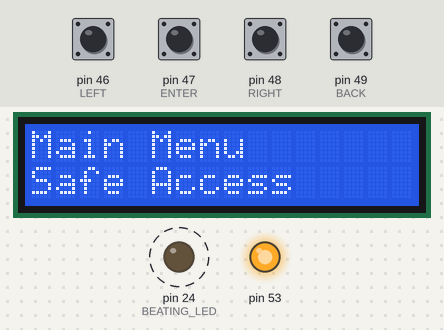
Recording of a sketch running on a simulated Arduino Mega 2560, built with avr-gcc and run on an emulated ATmega2560. Parts: 16×2 character LCD, output pins drawn as LEDs (lit = HIGH). Dashed ring = blinking. The test bench sets the inputs (shaded band); at power-on: pin 46 (LEFT), pin 47 (ENTER), pin 48 (RIGHT), pin 49 (BACK) HIGH. Storage starts empty; what the sketch prints to the serial monitor is not drawn.

Above: at 2.3 s.
2.4 s: pin 46 (LEFT) pulled LOW for 0.15 s
At 3.6 s:
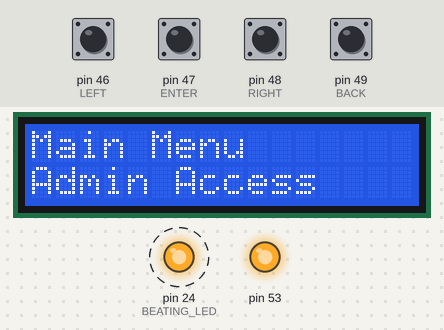
5.5 s: pin 47 (ENTER) pulled LOW for 0.15 s
At 7.9 s:
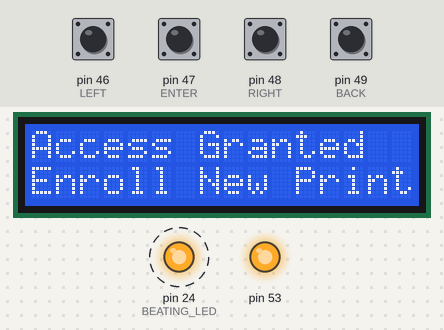
8.6 s: pin 48 (RIGHT) pulled LOW for 0.15 s
At 9.9 s:
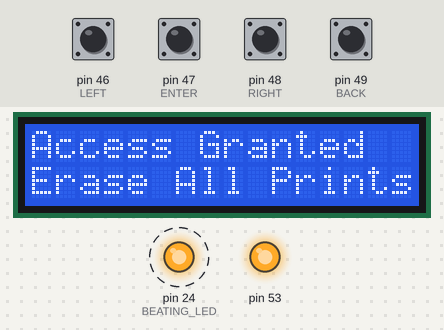
11.7 s: pin 47 (ENTER) pulled LOW for 1 s
At 12.7 s:
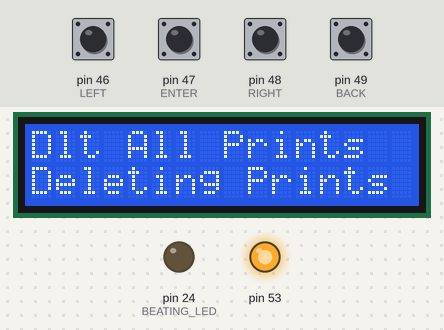
15.7 s: pin 47 (ENTER) pulled LOW for 1 s
At 19.0 s:
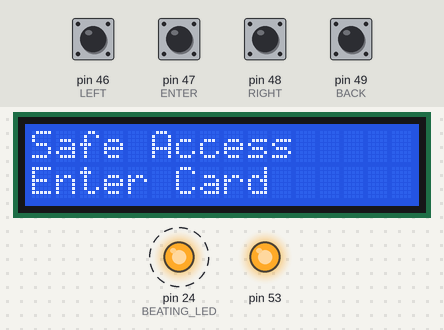
19.7 s: pin 49 (BACK) pulled LOW for 0.15 s
Timing chart, 0 to 22.3 s (numbered marks = the images above; inputs shaded):
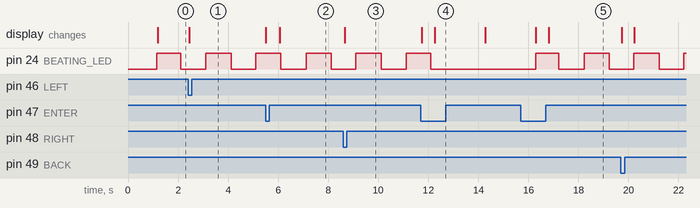

Measured:
- after the input at 2.4 s, the display: changes at once (image 1)
- after the input at 5.5 s, the display: first changes at once (image 2 shows a later state)
- after the input at 8.6 s, the display: changes after 0.06 s (image 3)
- after the input at 11.7 s, pin 24 (BEATING_LED): goes on until 12.1 s, then stays LOW; the display: first changes at once (image 4 shows a later state)

The sketch:

CajaFuerte_1.03.ino
```cpp
/**************************************
  Programmer: Aldrick
  Description: Arduino base Safe project using the Have/Are Authentication

                 Wiring
       Component        Arduino

 **************************************/


/**************************************
 Includes      Explanation
 **************************************/

#include <TimerOne.h> // For Software interrLEFTts
#include <SD.h> // SD Card Library
#include <SPI.h> // SPI Communication
#include <MFRC522.h> // RFID Card
#include <Wire.h>
#include <LiquidCrystal_I2C.h>
#include <DS3231.h>
DS3231 rtc(SDA, SCL);


LiquidCrystal_I2C lcd(0x27,16,2);

unsigned int volatile beat = 10; // 1s
unsigned int volatile buttonDebounceTimer = 5; // 500ms
unsigned int volatile cardScanningTimer = 50; // 5s

//Beating LED
#define BEATING_LED 24

File Files;
char cardBuf[70];
char cards[5][11];
String Card0 = "";
String Card1 = "";
String Card2 = "";
String Card3 = "";
String Card4 = "";
String sCards[5];

int hLocation = 1;
int menu = 0;
int vLocation = 0;
bool cleared = false;

int successfulRead = 0;
String enteredCard = "";
int resetCardTimer = 0;

// Chip Selects for SPI Slaves
#define CS_RFID     22
#define RST_PIN     23
#define CS_SD_CARD  25
MFRC522 mfrc522(CS_RFID, RST_PIN);

// Navigation buttons
#define LEFT    46
#define RIGHT   48
#define BACK    49
#define ENTER   47

// Pages Number per Menu
#define PAGES_MAIN_MENU         3
#define PAGES_SAFE_ACCESS       2
#define PAGES_ADMIN_ACCESS      2
#define PAGES_VALID_PRINT       4
#define PAGES_ENROLL_PRINT      7
#define PAGES_DELETE_PRINT      3
#define PAGES_DELETE_ALL        3
#define LOWEST_PAGE             1

struct LCD {
  String Main[PAGES_MAIN_MENU]            = {"Main Menu",               //  Title
                                      "Safe Access","Admin Access"};    //  Options

  String Safe_Access[PAGES_SAFE_ACCESS]   = {"Safe Access",             //  Title
                                             "Enter Card"};             //  Options

  String Admin_Access[PAGES_ADMIN_ACCESS] = {"Admin Access",            //  Title
                                             "Enter Finger"};           //  Options

  String Valid_Print[PAGES_VALID_PRINT]   = {"Access Granted",                               //  Title
                        "Enroll New Print", "Delete Existing Print", "Erase All Prints"};    // Options

  String Enroll_Print[PAGES_ENROLL_PRINT] = {"Enroll New Print",                                              //  Title
        "Print ID #", "Enter Finger", "Remove Finger", "Enter Finger", "Finger Enrolled", "No More Room"};    //  Options

  String Delete_Print[PAGES_DELETE_PRINT] = {"Delete Print",             //  Title
                                      "Print ID #", "Print Deleted"};    //  Options

  String Delete_All[PAGES_DELETE_ALL]     = {"Dlt All Prints",          //  Title
                                    "Are You Sure?", "All Deleted"};    //  Options
}sPage;

void setup() {
  Serial.begin(9600);
  rtc.begin();
  pinMode(BEATING_LED, OUTPUT);

  pinMode(LEFT, INPUT_PULLUP);
  pinMode(RIGHT , INPUT_PULLUP);
  pinMode(BACK, INPUT_PULLUP);
  pinMode(ENTER, INPUT_PULLUP);


  Timer1.initialize(100000); // 100ms interrupt rate
  Timer1.attachInterrupt( dec );

  lcd.init();
  lcd.backlight();


  while(!Serial);
  //Serial.println("Here");
  //SPI.beginTransaction(SetRFID);
  SPI.begin();
  digitalWrite(CS_RFID, LOW);
  digitalWrite(CS_SD_CARD, HIGH);
  mfrc522.PCD_Init();
  mfrc522.PCD_DumpVersionToSerial();
  //SPI.end();
  //SPI.endTransaction();


  delay(1000);
  //SPI.begin();
  digitalWrite(CS_RFID, HIGH);
  digitalWrite(CS_SD_CARD, LOW);
  if (SD.begin(CS_SD_CARD)){
    digitalWrite(LED_BUILTIN, HIGH);
    Serial.println("good");
    fillCardBuffer();
  }
  else
  {
    digitalWrite(LED_BUILTIN, LOW);
    Serial.println("no begin");
  }
  //SPI.end();
  //rtc.setTime(16, 41, 0);
}

void loop() {
  jobs();
}

void jobs() {
  // Indicates that the program is running
  if (!beat){
    digitalWrite(BEATING_LED, digitalRead(BEATING_LED) ^ 1);
    beat = 10;
  }

  // Runs function that controls the menu
  if(!buttonDebounceTimer){
    LCD_Map(menu);
  }
}

void dec() {
  if (beat)
    beat--;

  if (buttonDebounceTimer)
    buttonDebounceTimer--;

  if (cardScanningTimer)
    cardScanningTimer--;
}

void fillCardBuffer() { // Gets all the cards from Sd Card and places them in Card Buffer
  int index = 0;
  int cTotal = 0;
  int cIndex = 0;
  int nextCard = 0;

  Files = SD.open("Cards.txt", FILE_READ);

  if (Files)
  {
    Serial.println("Card.txt exist");
    while (Files.available()){
      cardBuf[index] = Files.read();
      index++;
    }
    Files.close();


    // Prints card buffer
    for (int i = 0; i < 70; i++){
        Serial.print(i); Serial.print(","); Serial.println(cardBuf[i]);
    }


    // Organizes the cards
    for (int i = 0; i < 70; i++){

      if ( (i == 11) || (i == 12) || (i == 13) ||
           (i == 25) || (i == 26) || (i == 27) ||
           (i == 39) || (i == 40) || (i == 41) ||
           (i == 53) || (i == 54) || (i == 55) ||
           (i == 67) /*|| (i == 64) || (i == 65)*/)
      {
        // Dont Save
      }

      if ( (i == 14) || (i == 28) || (i == 42) || (i == 56) )
      { // Reset Card index before saving
        cIndex = 0;
        nextCard = 1;

        if (nextCard == 1)
           cTotal++;

         cards[cTotal][cIndex] = cardBuf[i]; // Saves char in a more organized array
         cIndex++;
         nextCard = 0;
      }
      else
      {
        if (nextCard == 1)
           cTotal++;

         cards[cTotal][cIndex] = cardBuf[i]; // Saves char in a more organized array
         cIndex++;
         nextCard = 0;
      }
    }


    // Prints saved cards
    for (int i = 0; i < 5; i++){
      for (int j = 0; j < 11; j++){
        Serial.print(i); Serial.print("."); Serial.print(j); Serial.print(" - "); Serial.println(cards[i][j]);
      }
    }
  }
  else
  {
    Serial.println("SD Card reader failed to initialize");
  }

  //  Converts the Card arrays to Strings that can be used to compare
  cTotal = 0;
  cIndex = 0;
  nextCard = 0;
  for (int i = 0; i <= 10; i++){
    switch (cTotal){
      case 0:
        Card0.concat(cards[cTotal][i]);
        if (i == 10){
          i = -1;
          cTotal++;
        }
        break;

      case 1:
        Card1.concat(cards[cTotal][i]);
        if (i == 10){
          i = -1;
          cTotal++;
        }
        break;

      case 2:
        Card2.concat(cards[cTotal][i]);
        if (i == 10){
          i = -1;
          cTotal++;
        }
        break;

      case 3:
        Card3.concat(cards[cTotal][i]);
        if (i == 10){
          i = -1;
          cTotal++;
        }
        break;

      case 4:
        Card4.concat(cards[cTotal][i]);
        if (i == 10){
        }
        break;
    }
  }
//  Serial.print("Card0 = "); Serial.println(Card0);
//  Serial.print("Card1 = "); Serial.println(Card1);
//  Serial.print("Card2 = "); Serial.println(Card2);
//  Serial.print("Card3 = "); Serial.println(Card3);
//  Serial.print("Card4 = "); Serial.println(Card4);
  //sCards[5] = {Card0, Card1, Card2, Card3, Card4};

  for (int x = 0; x <= 5; x++){
    switch (x){
      case 0:
        sCards[0] = Card0;
        break;
      case 1:
        sCards[1] = Card1;
        break;
      case 2:
        sCards[2] = Card2;
        break;
      case 3:
        sCards[3] = Card3;
        break;
      case 4:
        sCards[4] = Card4;
        break;
    }
  }

  Serial.println(sCards[4]);
}

uint8_t getID() {
  // Getting ready for Reading PICCs
  if ( ! mfrc522.PICC_IsNewCardPresent()) { //If a new PICC placed to RFID reader continue
    return 0;
  }
  if ( ! mfrc522.PICC_ReadCardSerial()) {   //Since a PICC placed get Serial and continue
    return 0;
  }
  // There are Mifare PICCs which have 4 byte or 7 byte UID care if you use 7 byte PICC
  // I think we should assume every PICC as they have 4 byte UID
  // Until we sLEFTport 7 byte PICCs
  Serial.println(F("Scanned PICC's UID:"));
  for ( byte i = 0; i < mfrc522.uid.size; i++) {
    if (i != 0){
      enteredCard.concat(String(mfrc522.uid.uidByte[i] < 0x10 ? " 0" : " "));
    }
    enteredCard.concat(String(mfrc522.uid.uidByte[i], HEX));
  }
  enteredCard.toUpperCase();
  mfrc522.PICC_HaltA(); // Stop reading
  return 1;
}


/* Date         Version       Modification
 * 11/6/2018    v1.00         1.  Added the timer for the project
 *                            2.  Added a function to read the Card.txt file from the SD Card and then organize it
 * 11/9/2018    v1.01         1.  Added pinmode for the RFID Card
 * 11/18/2018   v1.02         1.  Added functions for the menu and the navigation
 * 11/22/2018   v1.03         1.  Changed the touch buttons to physical buttons
 *                            2.  Fixed the communication issues with multiple SPI devices
 */
```

Source omitted: Nagivation.ino (10538 bytes)
